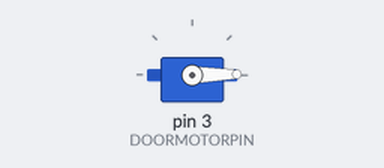
The sketch below on a simulated Arduino Uno, built with avr-gcc and run on an emulated ATmega328P. Shown: servo.

Above: at 0.05 s.
Timing chart, 0 to 4.6 s (numbered marks = the images above):
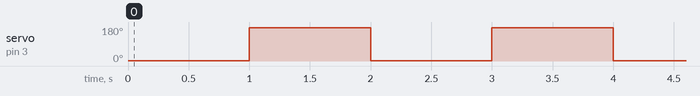

The sketch:

trial7.ino
```cpp
// drive a hobby servo motor

#include <Servo.h>

// make a servo "object"
Servo doorMotor;

const int DOORMOTORPIN = 3;

void setup(){
  //tell the arduino where the motor is plugged in
  doorMotor.attach(DOORMOTORPIN);
}

void loop(){
  // make the motor go to 17deg
  doorMotor.write(1);
  delay(1000);
  doorMotor.write(175); // make the motor go to 124deg
  delay(1000);
}
```

Measured:
- by itself, servo on pin 3 (DOORMOTORPIN): alternates 175° for 1.0 s and 1° for 1.0 s
